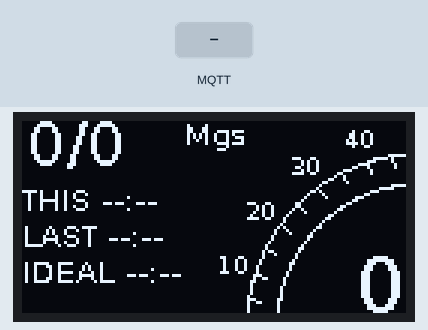
Recording of a program running on a simulated Raspberry Pi (BCM pin numbers). On the bench: 128×64 one-colour display. Inputs (shaded band) come from the test bench. No MQTT or app messages arrive unless stated; files that are not in the repository are absent; the clock reads 2024-03-15 10:24:30 at power-on unless the program sets it; what the program prints to the terminal is not drawn.

Above: at 1.4 s.
1.5 s: MQTT message "rpm" arrives on the first subscribed topic
3.0 s: MQTT message "timestamp" arrives on the first subscribed topic
4.5 s: MQTT message "has_fix" arrives on the first subscribed topic
Timing chart, 0 to 7.5 s (numbered marks = the images above; inputs shaded):
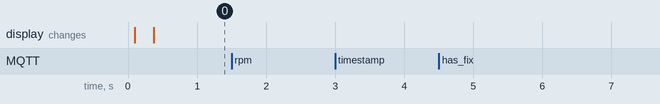

The program:

display.py
```python
#!/usr/bin/env python3

import time
import math
import json
import threading
import os
from datetime import datetime, timezone
from paho.mqtt import client as mqtt_client
from luma.core.interface.serial import i2c
from luma.oled.device import ssd1309
from PIL import Image, ImageDraw, ImageFont

# --- Configuration ---
MQTT_BROKER = "tome.lu"
MQTT_PORT = 1883
MQTT_USER = "eco"
MQTT_PASSWORD = "marathon"

# --- MQTT Topics ---
MQTT_TOPIC_GPS_STATUS = "gps/status"
MQTT_TOPIC_RACE_LAPS = "race/laps"
# We will subscribe to config/# instead of a single topic
MQTT_CONFIG_BASE_TOPIC = "config" # Base for wildcard subscription
MQTT_TOPIC_TOTAL_LAPS = f"{MQTT_CONFIG_BASE_TOPIC}/total_laps"
MQTT_TOPIC_IDEAL_TIME = f"{MQTT_CONFIG_BASE_TOPIC}/ideal_time"
# Add other specific config topics if needed, e.g.:
# MQTT_TOPIC_START_LINE = f"{MQTT_CONFIG_BASE_TOPIC}/start_line"

WHEEL_SPEED_FILE = '/tmp/wheel_speed.json'
WHEEL_CIRCUMFERENCE_M = 1.05
RECONNECT_DELAY_S = 5.0
STALE_DATA_THRESHOLD_S = 5.0
STATUS_UPDATE_INTERVAL_S = 5.0

# --- Global State ---
mqtt_connected = False
last_reconnect_attempt = 0
last_status_update_time = 0
mqtt_loop_running = False

# Data Stores (Initialize total_laps to distinguish from default 0)
race_data = {
    "current_lap": 0,
    "total_laps": -1, # Initialize to -1 to see if it gets updated
    "last_lap_time_seconds": None,
    "current_lap_start_time": None,
    "ideal_time": None,
    "last_update_time": 0,
    # Add placeholders for other config if needed
    # "start_line": None,
}
gps_status_data = { "has_fix": False, "quality": 0, "satellites": 0, "last_update_time": 0 }
speed_data = { "speed_kmh": 0.0, "timestamp": 0 }
status_flags = { "mqtt_ok": False, "gps_fix_ok": False, "speed_data_ok": False }

# --- Initialize Display & Fonts (Unchanged) ---
try:
    serial = i2c(port=1, address=0x3D); device = ssd1309(serial)
    print(f"OLED Initialized (SSD1309 at 0x3D, Dimensions: {device.width}x{device.height})")
except Exception as e: print(f"CRITICAL: Error initializing OLED display at 0x3D: {e}"); exit(1)
def load_font(path, size):
    try: return ImageFont.truetype(path, size)
    except IOError: print(f"Warning: Font '{path}' size {size} not found."); return ImageFont.load_default()
tick_font = load_font("DejaVuSans.ttf", 8); status_bar_font = load_font("DejaVuSans.ttf", 10)
digital_font = load_font("DejaVuSans.ttf", 26); lap_info_font = load_font("DejaVuSans.ttf", 20)
time_info_font = load_font("DejaVuSans.ttf", 10)

# --- Tachometer Drawing Functions (Unchanged) ---
center_x = 132; center_y = 68; inner_radius = 48; outer_radius = 58
start_angle = 180; end_angle = 90; max_speed = 50; end_y_offset = 15
def point_on_arc(radius, angle_deg):
    angle_rad = math.radians(angle_deg); x = center_x + int(radius * math.cos(angle_rad))
    y = center_y - int(radius * math.sin(angle_rad))
    if abs(angle_deg - end_angle) < 1e-6: y += end_y_offset
    return (x, y)
def draw_arc_outline(draw):
    for angle_deg in range(int(end_angle), int(start_angle) + 1):
        try: draw.point(point_on_arc(inner_radius, angle_deg), fill="white"); draw.point(point_on_arc(outer_radius, angle_deg), fill="white")
        except Exception as e: pass
def draw_speed_ticks(draw):
    tick_length = 4; label_offset = 8;
    if max_speed <= 0: return
    for tick in range(5, int(max_speed) + 1, 5):
        try:
            angle = start_angle - ((start_angle - end_angle) * (tick / max_speed))
            outer_pt = point_on_arc(outer_radius, angle); inner_pt = point_on_arc(outer_radius - tick_length, angle)
            draw.line([inner_pt, outer_pt], fill="white", width=1)
            if (tick % 10 == 0): draw.text(point_on_arc(outer_radius + label_offset, angle), str(tick), fill="white", font=tick_font, anchor="mm")
        except Exception as e: pass
def draw_needle(draw, angle_deg):
    try: draw.line([point_on_arc(inner_radius, angle_deg), point_on_arc(outer_radius, angle_deg)], fill="white", width=2)
    except Exception as e: pass

# --- Helper Functions (Unchanged) ---
def format_time(seconds):
    if seconds is None: return "--:--"
    try:
        seconds = float(seconds);
        if seconds < 0: return "00:00"
        minutes = int(seconds // 60); remaining_seconds = round(seconds % 60)
        if remaining_seconds == 60: minutes += 1; remaining_seconds = 0
        return f"{minutes:02d}:{remaining_seconds:02d}"
    except (TypeError, ValueError): return "--:--"
def calculate_speed_kmh(rpm):
    if WHEEL_CIRCUMFERENCE_M <= 0: return 0.0
    try: speed_mps = (float(rpm) * WHEEL_CIRCUMFERENCE_M) / 60; return speed_mps * 3.6
    except (TypeError, ValueError): return 0.0
def read_speed_data():
    try:
        file_mod_time = os.path.getmtime(WHEEL_SPEED_FILE)
        with open(WHEEL_SPEED_FILE, 'r') as f: data = json.load(f)
        rpm = data.get('rpm', 0.0); timestamp = data.get('timestamp', file_mod_time)
        return {'speed_kmh': calculate_speed_kmh(rpm), 'timestamp': float(timestamp)}
    except FileNotFoundError: return {'speed_kmh': 0.0, 'timestamp': 0}
    except json.JSONDecodeError: print("Warning: Error decoding speed file JSON."); return {'speed_kmh': 0.0, 'timestamp': 0}
    except Exception as e: print(f"Warning: Could not read/parse speed file: {e}"); return {'speed_kmh': 0.0, 'timestamp': 0}

# --- MQTT Callbacks ---
def on_connect(client, userdata, flags, rc, properties=None):
    global mqtt_connected, status_flags
    if rc == 0:
        print("MQTT: Connected successfully.")
        mqtt_connected = True; status_flags["mqtt_ok"] = True
        try:
            print("MQTT: Subscribing...")
            # Subscribe to specific topics
            client.subscribe(MQTT_TOPIC_GPS_STATUS, qos=1)
            print(f"MQTT: Subscribed to {MQTT_TOPIC_GPS_STATUS}")
            client.subscribe(MQTT_TOPIC_RACE_LAPS, qos=1)
            print(f"MQTT: Subscribed to {MQTT_TOPIC_RACE_LAPS}")
            # Subscribe to config wildcard - IMPORTANT: Publisher must retain individual config messages
            config_wildcard = f"{MQTT_CONFIG_BASE_TOPIC}/#"
            client.subscribe(config_wildcard, qos=1)
            print(f"MQTT: Subscribed to {config_wildcard}")
        except Exception as e:
            print(f"MQTT: Error during subscribe call: {e}")
            mqtt_connected = False; status_flags["mqtt_ok"] = False
    else:
        print(f"MQTT: Connection failed with code: {rc}")
        mqtt_connected = False; status_flags["mqtt_ok"] = False

def on_subscribe(client, userdata, mid, granted_qos, properties=None):
    print(f"MQTT: Subscription acknowledged (MID: {mid}). Granted QoS: {granted_qos}")
    # Retained messages for subscribed topics (including config/#) should arrive shortly after this.

def on_disconnect(client, userdata, rc, properties=None):
    global mqtt_connected, last_reconnect_attempt, status_flags, mqtt_loop_running
    print(f"MQTT: Disconnected with code: {rc}.")
    mqtt_connected = False; status_flags["mqtt_ok"] = False
    mqtt_loop_running = False; last_reconnect_attempt = 0

def on_message(client, userdata, msg):
    global race_data, gps_status_data
    now = time.time()
    topic = msg.topic
    payload_str = None # Define outside try block

    try:
        payload_str = msg.payload.decode('utf-8')
        #print(f"MQTT: Message received on topic '{topic}'. Payload: '{payload_str}' Retained: {msg.retain}")

        # --- Handle GPS Status ---
        if topic == MQTT_TOPIC_GPS_STATUS:
            try:
                payload = json.loads(payload_str)
                if isinstance(payload, dict):
                    gps_status_data['has_fix'] = payload.get('has_fix', False)
                    gps_status_data['quality'] = payload.get('fix_quality', 0) # Use key from logs
                    gps_status_data['satellites'] = payload.get('num_satellites', 0) # Use key from logs
                    gps_status_data['last_update_time'] = now
                else: print(f"Warning: Invalid JSON payload format on {topic}")
            except json.JSONDecodeError: print(f"Error decoding JSON on {topic}: {payload_str}")

        # --- Handle Race Laps ---
        elif topic == MQTT_TOPIC_RACE_LAPS:
            try:
                payload = json.loads(payload_str)
                if isinstance(payload, dict):
                    event = payload.get("event")
                    race_data['last_update_time'] = now
                    if 'total_laps' in payload and isinstance(payload['total_laps'], int):
                        if race_data['total_laps'] != payload['total_laps']:
                             print(f"Race/Laps: Updating total laps to {payload['total_laps']}")
                             race_data['total_laps'] = payload['total_laps']
                    # ... (rest of race/laps logic unchanged) ...
                    if event == "race_started":
                        race_data['current_lap'] = payload.get('lap_number_starting', 1)
                        if 'total_laps' in payload and isinstance(payload['total_laps'], int): race_data['total_laps'] = payload['total_laps']
                        race_data['current_lap_start_time'] = payload.get('timestamp', now); race_data['last_lap_time_seconds'] = None
                    elif event == "lap_completed":
                        completed_lap = payload.get('lap_number', race_data['current_lap']); race_data['current_lap'] = completed_lap + 1
                        if 'total_laps' in payload and isinstance(payload['total_laps'], int): race_data['total_laps'] = payload['total_laps']
                        race_data['last_lap_time_seconds'] = payload.get('lap_time_seconds'); race_data['current_lap_start_time'] = payload.get('timestamp', now)
                    elif event == "race_finished": pass
                else: print(f"Warning: Invalid JSON payload format on {topic}")
            except json.JSONDecodeError: print(f"Error decoding JSON on {topic}: {payload_str}")

        # --- Handle Config Sub-topics ---
        elif topic == MQTT_TOPIC_TOTAL_LAPS:
            try:
                new_total_laps = int(payload_str)
                if race_data['total_laps'] != new_total_laps:
                    print(f"Config: Received total_laps = {new_total_laps}. Updating.")
                    race_data['total_laps'] = new_total_laps
            except ValueError:
                print(f"Error: Could not convert payload '{payload_str}' to int for {topic}")

        elif topic == MQTT_TOPIC_IDEAL_TIME:
            try:
                # Assuming ideal time can be float or int
                new_ideal_time = float(payload_str)
                if race_data['ideal_time'] != new_ideal_time:
                     print(f"Config: Received ideal_time = {new_ideal_time}. Updating.")
                     race_data['ideal_time'] = new_ideal_time
            except ValueError:
                print(f"Error: Could not convert payload '{payload_str}' to float for {topic}")

        # Add elif blocks for other config topics if needed
        # elif topic == MQTT_TOPIC_START_LINE:
        #     try:
        #         # Assuming start line is JSON
        #         race_data['start_line'] = json.loads(payload_str)
        #         print(f"Config: Received start_line data.")
        #     except json.JSONDecodeError: print(f"Error decoding JSON on {topic}: {payload_str}")

        # --- Fallback for other topics ---
        # else:
        #     print(f"INFO: Received message on unhandled topic: {topic}")

    except UnicodeDecodeError: print(f"Error decoding MQTT payload (not UTF-8?) on {topic}")
    except Exception as e: print(f"Error processing MQTT message on {topic}: {e}")


# --- MQTT Client Setup ---
client = mqtt_client.Client(mqtt_client.CallbackAPIVersion.VERSION2, client_id="oled_display_128x64_v3_wildcard")
client.username_pw_set(MQTT_USER, MQTT_PASSWORD)
client.on_connect = on_connect; client.on_message = on_message
client.on_disconnect = on_disconnect; client.on_subscribe = on_subscribe

# --- MQTT Connection Logic (Unchanged) ---
def attempt_mqtt_connect():
    global last_reconnect_attempt, mqtt_loop_running
    now = time.time()
    if not mqtt_connected and (now - last_reconnect_attempt > RECONNECT_DELAY_S):
        last_reconnect_attempt = now; print("MQTT: Attempting to connect...")
        try:
            client.connect_async(MQTT_BROKER, MQTT_PORT, 60)
            if not mqtt_loop_running:
                 try: client.loop_start(); mqtt_loop_running = True; print("MQTT: Network loop started.")
                 except RuntimeError: mqtt_loop_running = True; pass # Already running is ok
                 except Exception as e: print(f"MQTT: Error starting loop: {e}"); mqtt_loop_running = False
        except Exception as e: print(f"MQTT: Connection attempt failed: {e}"); status_flags["mqtt_ok"] = False

# --- Status Update Logic (Unchanged) ---
def update_status_indicators():
    global status_flags, last_status_update_time; now = time.time(); last_status_update_time = now
    status_flags["mqtt_ok"] = mqtt_connected
    gps_msg_age = now - gps_status_data.get('last_update_time', 0)
    status_flags["gps_fix_ok"] = gps_status_data.get('has_fix', False) and (gps_msg_age < STALE_DATA_THRESHOLD_S * 2.5)
    speed_msg_age = now - speed_data.get('timestamp', 0)
    status_flags["speed_data_ok"] = speed_msg_age < STALE_DATA_THRESHOLD_S

# --- Drawing Functions ---
def draw_status_bar(draw): # Centered (Unchanged)
    y_pos = 1; spacing = 3
    mqtt_char = "M" if status_flags["mqtt_ok"] else "!"; gps_char = "G" if status_flags["gps_fix_ok"] else "g"
    speed_char = "S" if status_flags["speed_data_ok"] else "s"; status_text = f"{mqtt_char}{gps_char}{speed_char}"
    bbox = status_bar_font.getbbox(status_text); text_width = bbox[2] - bbox[0]
    x_pos = (device.width - text_width) // 2
    draw.text((x_pos, y_pos), status_text, font=status_bar_font, fill="white", spacing=spacing, anchor="lt")

def draw_lap_info_and_timers(draw): # Ideal time added (Unchanged)
    y_offset = 0; line_height = 12
    try:
        current = int(race_data.get('current_lap', 0))
        # Use the potentially updated total_laps, default to 0 if it's still -1 or None
        total = int(race_data.get('total_laps', 0) if race_data.get('total_laps', -1) != -1 else 0)
        lap_text = f"{current}/{total}"
        draw.text((2, y_offset), lap_text, font=lap_info_font, fill="white", anchor="lt")
        bbox = lap_info_font.getbbox(lap_text); y_offset += (bbox[3] - bbox[1]) + 4

        current_lap_elapsed = None
        if race_data.get('current_lap_start_time'): current_lap_elapsed = time.time() - race_data['current_lap_start_time']
        this_time_str = format_time(current_lap_elapsed)
        draw.text((0, y_offset), f"THIS {this_time_str}", fill="white", font=time_info_font); y_offset += line_height

        last_time_str = format_time(race_data.get('last_lap_time_seconds'))
        draw.text((0, y_offset), f"LAST {last_time_str}", fill="white", font=time_info_font); y_offset += line_height

        ideal_time_str = format_time(race_data.get('ideal_time'))
        draw.text((0, y_offset), f"IDEAL {ideal_time_str}", fill="white", font=time_info_font)
    except Exception as e:
        print(f"Error drawing lap/time info: {e}")
        draw.text((2, 0), "?/?", font=lap_info_font, fill="white", anchor="lt")
        draw.text((0, 30), "THIS --:--", fill="white", font=time_info_font)
        draw.text((0, 42), "LAST --:--", fill="white", font=time_info_font)
        draw.text((0, 54), "IDEAL --:--", fill="white", font=time_info_font)

# --- Main Display Loop (Unchanged) ---
print("Starting main display loop...")
attempt_mqtt_connect()
try:
    while True:
        now = time.time()
        speed_data = read_speed_data(); current_speed_kmh = speed_data['speed_kmh']
        if (now - last_status_update_time) >= STATUS_UPDATE_INTERVAL_S: update_status_indicators()
        try: image = Image.new('1', (device.width, device.height), 0); draw = ImageDraw.Draw(image)
        except Exception as e: print(f"CRITICAL: Failed to create image buffer: {e}"); time.sleep(1); continue
        draw_status_bar(draw); draw_lap_info_and_timers(draw)
        try: # Tachometer drawing
            if max_speed > 0: speed_for_gauge = min(max(current_speed_kmh, 0), max_speed); needle_angle = start_angle - ((start_angle - end_angle) * (speed_for_gauge / max_speed))
            else: needle_angle = start_angle
            draw_arc_outline(draw); draw_speed_ticks(draw); draw_needle(draw, needle_angle)
            draw.text((device.width, device.height), f"{int(current_speed_kmh)}", fill="white", font=digital_font, anchor="rb")
        except Exception as e: print(f"Error drawing tachometer elements: {e}")
        try: device.display(image)
        except Exception as e: print(f"Warning: Error updating OLED display: {e}")
        attempt_mqtt_connect()
        time.sleep(0.1)
except KeyboardInterrupt: print("\nCtrl+C detected. Shutting down...")
except Exception as e: print(f"CRITICAL: An unexpected error occurred in the main loop: {e}")
finally: # Cleanup (Unchanged)
    print("Stopping MQTT loop...");
    if mqtt_loop_running:
        try: client.loop_stop()
        except Exception as e: print(f"Error stopping MQTT loop: {e}")
    try: client.disconnect(); print("MQTT client disconnected.")
    except Exception as e: print(f"Error disconnecting MQTT client: {e}")
    try: device.clear(); device.hide()
    except Exception as e: print(f"Warning: Error clearing/hiding display: {e}")
    print("Exiting script.")
```

Measured:
- after the input at 1.5 s, every drawn part: stays the same
- after the input at 3.0 s, every drawn part: stays the same
- after the input at 4.5 s, every drawn part: stays the same
